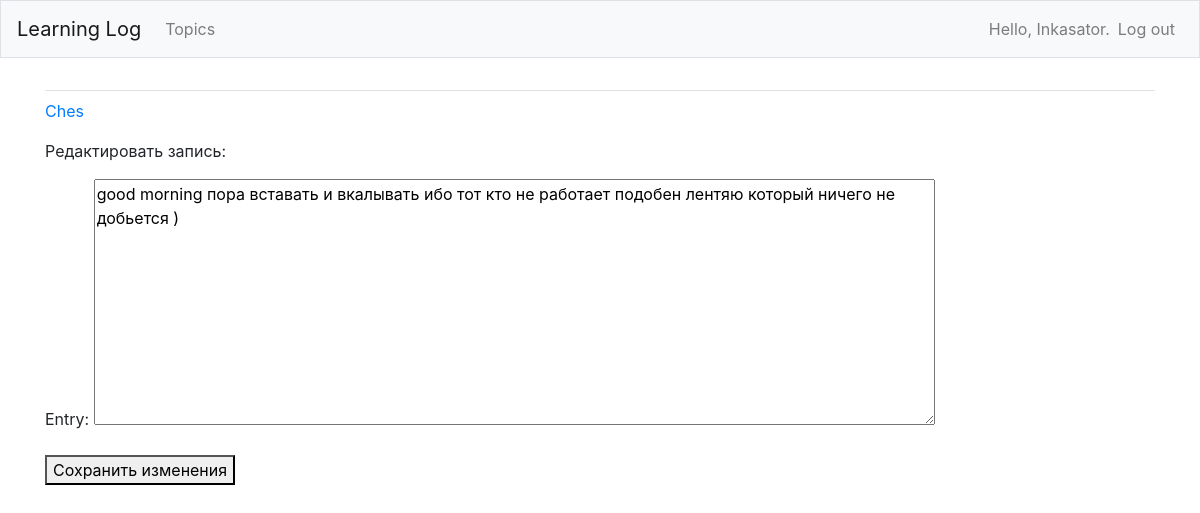
The page /edit_entry/1/ (signed in) on the database its author committed.
### learning_logs/models.py (models this page shows, shortened)
class Topic(models.Model):
    text = models.CharField(max_length = 200)
    date_added = models.DateTimeField(auto_now_add=True)
    owner = models.ForeignKey(User, on_delete=models.CASCADE)
    def __str__(self):
        return self.text

class Entry(models.Model):
    topic = models.ForeignKey(Topic, on_delete = models.CASCADE)
    text = models.TextField()
    date_added = models.DateTimeField(auto_now_add = True)
    class Meta:
        verbose_name_plural = 'entries'

### learning_logs/views.py (the view)
# urls.py: path('edit_entry/<int:entry_id>/', views.edit_entry, name = 'edit_entry'),
@login_required
def edit_entry(request, entry_id):
    entry = Entry.objects.get(id=entry_id)
    topic = entry.topic
    if topic.owner != request.user:
        raise Http404
    if request.method != 'POST':
        form = EntryForm(instance=entry)
    else:
        form = EntryForm(instance=entry, data = request.POST)
        if form.is_valid():
            form.save()
            return redirect('learning_logs:topic', topic_id = topic.id)
    context = {'entry': entry, 'topic': topic, 'form': form}
    return render(request, 'learning_logs/edit_entry.html', context)

### learning_logs/forms.py
class EntryForm(forms.ModelForm):
    class Meta:
        model = Entry
        fields = ['text']
        labels = {'text': 'Entry:'}
        widgets = {'text' : forms.Textarea(attrs = {'cols' : 80})}

### learning_logs/templates/learning_logs/edit_entry.html (shortened to what this page needs)
{% extends "learning_logs/base.html" %}
{% block content %}
  <p><a href = "{% url 'learning_logs:topic' topic.id %}"> {{topic}}</a></p>
  <p> Редактировать запись:</p>
  <form action="{% url 'learning_logs:edit_entry' entry.id %}" method='post'>
    {{ form.as_p }}
    <button name='submit'> Сохранить изменения </button>
  </form>
{% endblock content %}

### learning_logs/templates/learning_logs/base.html (shortened to what this page needs)
{% load bootstrap4 %}
<!doctype html>
<html lang="en">
 <head>
   {% bootstrap_css %}
</head>
<body>
    <nav class="navbar navbar-expand-md navbar-light bg-light mb-4 border">
      <a class="navbar-brand" href="{% url 'learning_logs:index'%}">
          Learning Log</a>
      <div class="collapse navbar-collapse" id="navbarCollapse">
        <ul class="navbar-nav mr-auto">
          <li class="nav-item">
            <a class="nav-link" href="{% url 'learning_logs:topics'%}">
                Topics</a></li>
        </ul>
        <ul class="navbar-nav ml-auto">
          {% if user.is_authenticated %}
            <li class="nav-item">
              <span class="navbar-text"}">Hello, {{ user.username }}.</span>
            </li>
          <li class="nav-item">
            <a class="nav-link" href="{% url 'users:logout' %}">Log out</a>
          </li>
        {% else %}
          <li class="nav-item">
            <a class="nav-link" href="{% url 'users:register' %}">Register</a>
          </li>
          <li class="nav-item">
            <a class="nav-link" href="{% url 'users:login' %}">Log in</a></li>
        {% endif %}
      </ul>
    </div>
  </nav>
  <main role="main" class="container">
    <div class="pb-2 mb-2 border-bottom">
    </div>
    <div>
      {% block content %}{% endblock content %}
    </div>
  </main>
</body>
</html>

### rows shown on the page
Topic: text "Ches"
Entry: text "good morning пора вставать и вкалывать ибо тот кто не работает подобен лентяю который ничего не добьется )"

### other values the page prints
{{ user.username }} "Inkasator"
